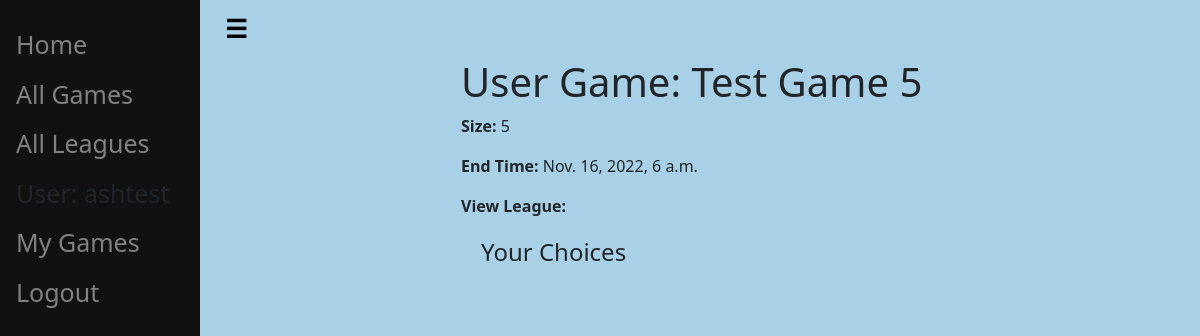
Before: /accounts/my-game/6 (signed in) with the older database file.
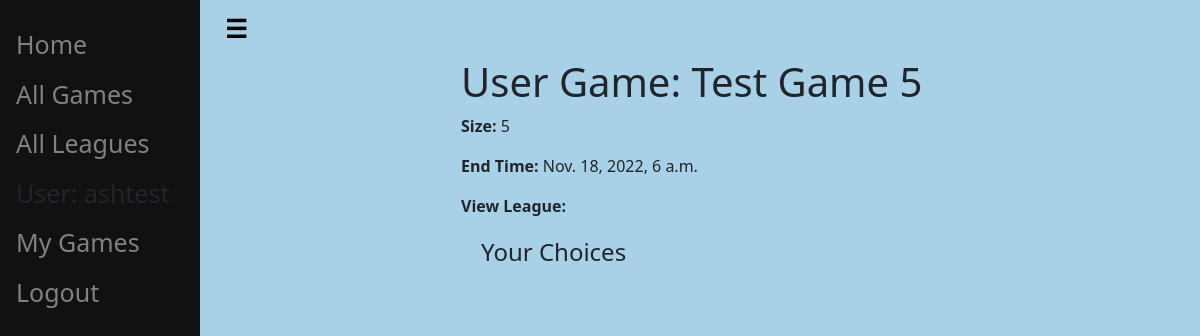
After: the same page with the newer database file.
### bingo/models.py (models this page shows, shortened)
class BaseModel(models.Model):
    class Meta:
        abstract = True
    created_at = models.DateTimeField(auto_now=True)
    updated_at = models.DateTimeField(auto_now_add=True)
    deleted_at = models.DateTimeField(null=True, blank=True)

class UserGame(BaseModel):
    class Meta:
        db_table = 'user_game'
        constraints = [
            models.UniqueConstraint(fields=['user', 'game'], name='one user_game per user')
        ]
    id = models.AutoField(primary_key=True)
    game = models.ForeignKey(Game, on_delete=models.PROTECT)
    user = models.ForeignKey(User, on_delete=models.PROTECT)
    score = models.PositiveSmallIntegerField(default=0)

class Game(BaseModel):
    class Meta:
        db_table = 'game'
    SIZE_CHOICES = [(3, 3),
                    (4, 4),
                    (5, 5)]
    id = models.AutoField(primary_key=True)
    name = models.TextField()
    end_time = models.DateTimeField()
    size = models.PositiveSmallIntegerField(default=5, choices=SIZE_CHOICES)

### bingo/views.py (the view)
# urls.py: path('my-game/<int:pk>', views.UserGameDetailView.as_view(), name='user-game-detail'),
class UserGameDetailView(LoginRequiredMixin, generic.DetailView):
    model = UserGame
    template_name = 'game/user_game_detail.html'
    def get_queryset(self):
        return UserGame.objects.filter(user=self.request.user).order_by('-created_at')

### bingo/templates/game/user_game_detail.html (shortened to what this page needs)
{% extends "generic/base_generic.html" %}
{% block content %}
    <h1>User Game: {{ usergame.game.name }}</h1>
    <p><strong>Size:</strong> {{ usergame.game.size }}</p>
    <p><strong>End Time:</strong> {{ usergame.game.end_time }}</p>
    <p><strong>View League:</strong> <a href="">{{ usergame.game.league }}</a></p>
    <div style="margin-left:20px;margin-top:20px">
        <h4>Your Choices</h4>
    </div>
{% endblock %}

Changed rows visible on the page:
changed through a linked row, UserGame "Test Game 5": game.end_time "Nov. 16, 2022, 6 a.m." → "Nov. 18, 2022, 6 a.m."
